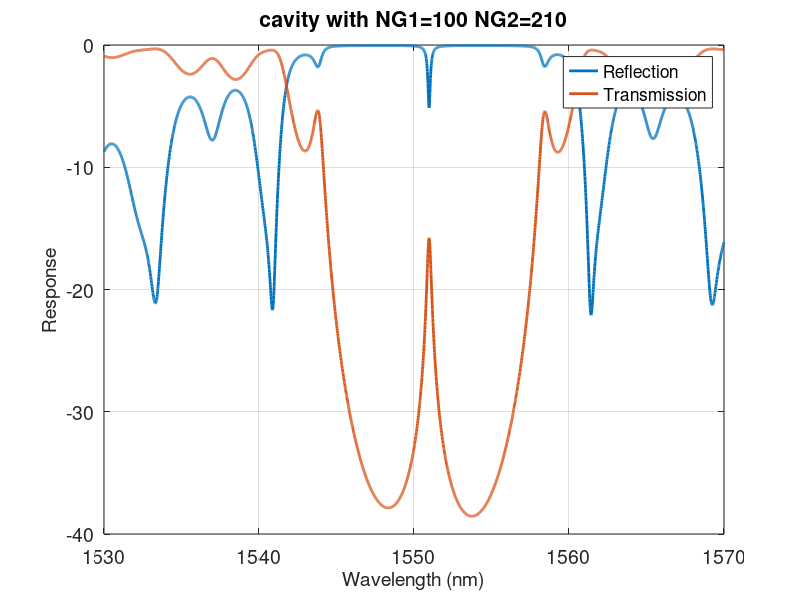
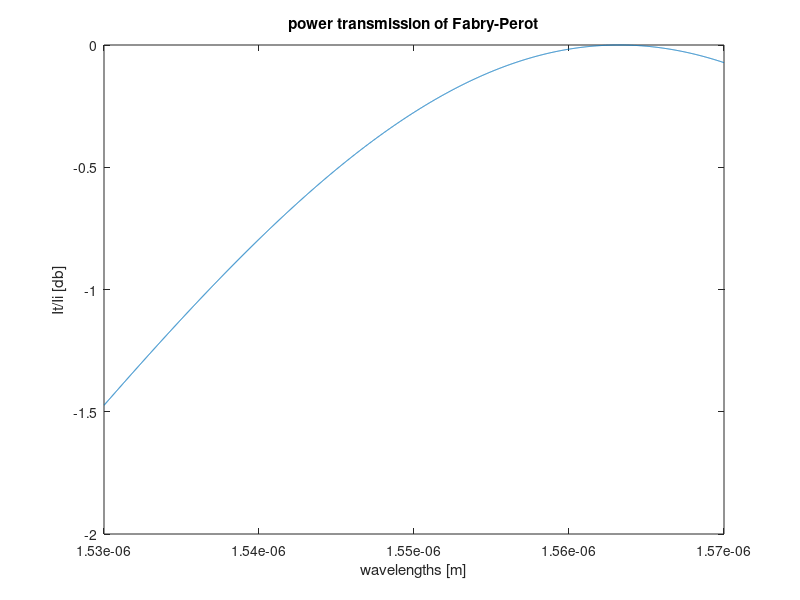

Write MATLAB code to recreate these figures, in order. (Note: this script raises an error after producing the figures.)
%Or Bahari

function main

clear;
clc;
global Bragg n_eff NG1 NG2;
Bragg=1550e-9;  % Bragg wavelength                                     
span=40e-9;  % Set the wavelength span for the simultion
resolution=0.0125e-9;  % Set the wavelength resolution
N=span/resolution;
disp([ 'Number of points: ' num2str(N) ])
Lambda=zeros(N+1,1);
R=zeros(N+1,1);
T=zeros(N+1,1);

        for i=1:N+1
            wavelength=Bragg+(i-1-N/2)*resolution;    % Wavelength sweep
            Lambda(i)=wavelength*1e9;% in nm
            Grating_Parameters(Lambda(i))
            [r,t]=Grating_RT(wavelength); % Calculate the R and T  
            R(i)=r;
            T(i)=t;
        end
        figure(1);
        T_db=10*log10(T);
        R_db=10*log10(R);
        %subplot(2,5,j);
        
        plot(Lambda,[R_db T_db],'LineWidth',2);
        set(gca,'FontSize',14);
        xlabel('Wavelength (nm)','FontSize',14);
        ylabel('Response','FontSize',14);
        title(['cavity with NG1=',num2str(NG1),' NG2=',num2str(NG2)]);
        legend('Reflection','Transmission');
        grid on;
        [T_peak,Q]=FP_transmission(Lambda*1e-9,R);
        
        insertion_Loss=10*log(T_peak);
   
a=3
%%%%%%%%%%%%%%%%%%%%%%%%%%%%%%%%%%%%%%%%%%%%%%%%%%%%%%%%%%%%%%%%%%%%%%%%%%%%%%%%%%%%
%%%%%%%%%%%%%%%%%%%%%%%%%%%%%%%%%%%%%%%%%%%%%%%%%%%%%%%%%%%%%%%%%%%%%%%%%%%%%%%%%%%%

function Grating_Parameters(Lambda)
%Set the parameters
global Period NG1 NG2 delta_n n1 n2 n_eff loss C_length;

%arm_length=2.5e-6;
Period=318e-9;  % Bragg period
n_eff=2.44 - 1.13 * ((Lambda/1000.0)-1.550)-0.043*((Lambda/1000.0)-1.550)^2;
NG1=100;    % Number of grating periods #1
NG2=210;    % Number of grating periods #2


L1=NG1*Period;    % Grating length #1
L2=NG2*Period;    % length #2
C_length=L1+L2; % total cavity length

delta_n=0.05;    % Index contrast between n1 and n2, matches to dw=40nm
n1=n_eff-delta_n/2;
n2=n_eff+delta_n/2;

loss=590; % (what was said in class we should use...)

%%%%%%%%%%%%%%%%%%%%%%%%%%%%%%%%%%%%%%%%%%%%%%%%%%%%%%%%%%%%%%%%%%%%%%%%%%%%%%%%%%%%
function [R,T]=Grating_RT(wavelength)
%Calculate the R and T for a certain wavelength

M=Grating_Matrix(wavelength);

T=abs(1/M(1,1))^2;
R=abs(M(2,1)/M(1,1))^2;

%%%%%%%%%%%%%%%%%%%%%%%%%%%%%%%%%%%%%%%%%%%%%%%%%%%%%%%%%%%%%%%%%%%%%%%%%%%%%%%%%%%%
function [Rpeak]=Center_peak_extraction(R,width)
Length=length(R);
Rpeak=min(R(Length*0.5:width+Length*0.5));

%%%%%%%%%%%%%%%%%%%%%%%%%%%%%%%%%%%%%%%%%%%%%%%%%%%%%%%%%%%%%%%%%%%%%%%%%%%%%%%%%%%%
function [TP,Q]= FP_transmission(wavelengths,R)
    %wavelengths Units: m
    global  n_eff C_length loss
    delta=-4*pi* 1.94*1e-6*n_eff./wavelengths;
    % 1.94*1e-6
    
    %finding the peak of R:
    Rpeak=Center_peak_extraction(R,120);
    % modify the following line to output the result of your calculation, for the auto-grader
    output = ((1-Rpeak)^2)./(((1-Rpeak)^2)+4*Rpeak*(sin(delta/2)).^2);
    output10=10*log10(output);
    figure()
    %subplot(1,2,1);
    plot(wavelengths,output10);
    xlabel('wavelengths [m]');
    ylabel('It/Ii [db]');
    title('power transmission of Fabry-Perot');
    TP=max(output);
    %subplot(1,2,2);
    bw=powerbw(output,wavelengths); %Provides Bandwidth 3db
    Q=TP/bw;
 
%%%%%%%%%%%%%%%%%%%%%%%%%%%%%%%%%%%%%%%%%%%%%%%%%%%%%%%%%%%%%%%%%%%%%%%%%%%%%%%%%%%%
function [T]=Grating_Matrix(wavelength)
% Calculate the total transfer matrix of the gratings

global Period NG1 NG2;
global n1 n2 n_eff loss arm_length;

l=Period/2;

T_hw1=HomoWG_Matrix(wavelength,l,n1,loss);
T_is12=IndexStep_Matrix(n1,n2);
T_hw2=HomoWG_Matrix(wavelength,l,n2,loss);
T_is21=IndexStep_Matrix(n2,n1);
T1=T_hw1*T_is12*T_hw2*T_is21;

%code for back-to-back BGs
T_is22=IndexStep_Matrix(n2,n2);
T2=T_hw1*T_is12*T_hw2*T_is22*T_hw2*T_is21;

%code to silicon separtor between 2 back-to-back BGs
%T_is2n= IndexStep_Matrix(n2,n_eff);
%T_hwn=HomoWG_Matrix(wavelength,arm_length,n_eff,loss);
%T_isn1=IndexStep_Matrix(n_eff,n1);
%T2=T_hw1*T_is12*T_hw2*T_is2n*T_hwn*T_isn1;
%T=T1^(NG1)*T2*T1^(NG2);
T=T1^(NG1)*T_hw1*T1^(NG2);

%%%%%%%%%%%%%%%%%%%%%%%%%%%%%%%%%%%%%%%%%%%%%%%%%%%%%%%%%%%%%%%%%%%%%%%%%%%%%%%%%%%%
function T_hw=HomoWG_Matrix(wavelength,l,neff,loss)
% Calculate the transfer matrix of a homogeneous waveguide.
%Complex propagation constant
beta=2*pi.*neff/wavelength-1i*loss/2;

v=[exp(1i*beta*l) exp(-1i*beta*l)];
T_hw=diag(v);

%%%%%%%%%%%%%%%%%%%%%%%%%%%%%%%%%%%%%%%%%%%%%%%%%%%%%%%%%%%%%%%%%%%%%%%%%%%%%%%%%%%%
function T_is=IndexStep_Matrix(n1,n2)
% Calculate the transfer matrix for a index step from n1 to n2.

a=(n1+n2)/(2*sqrt(n1*n2));
b=(n1-n2)/(2*sqrt(n1*n2));
T_is=[a b; b a];
        